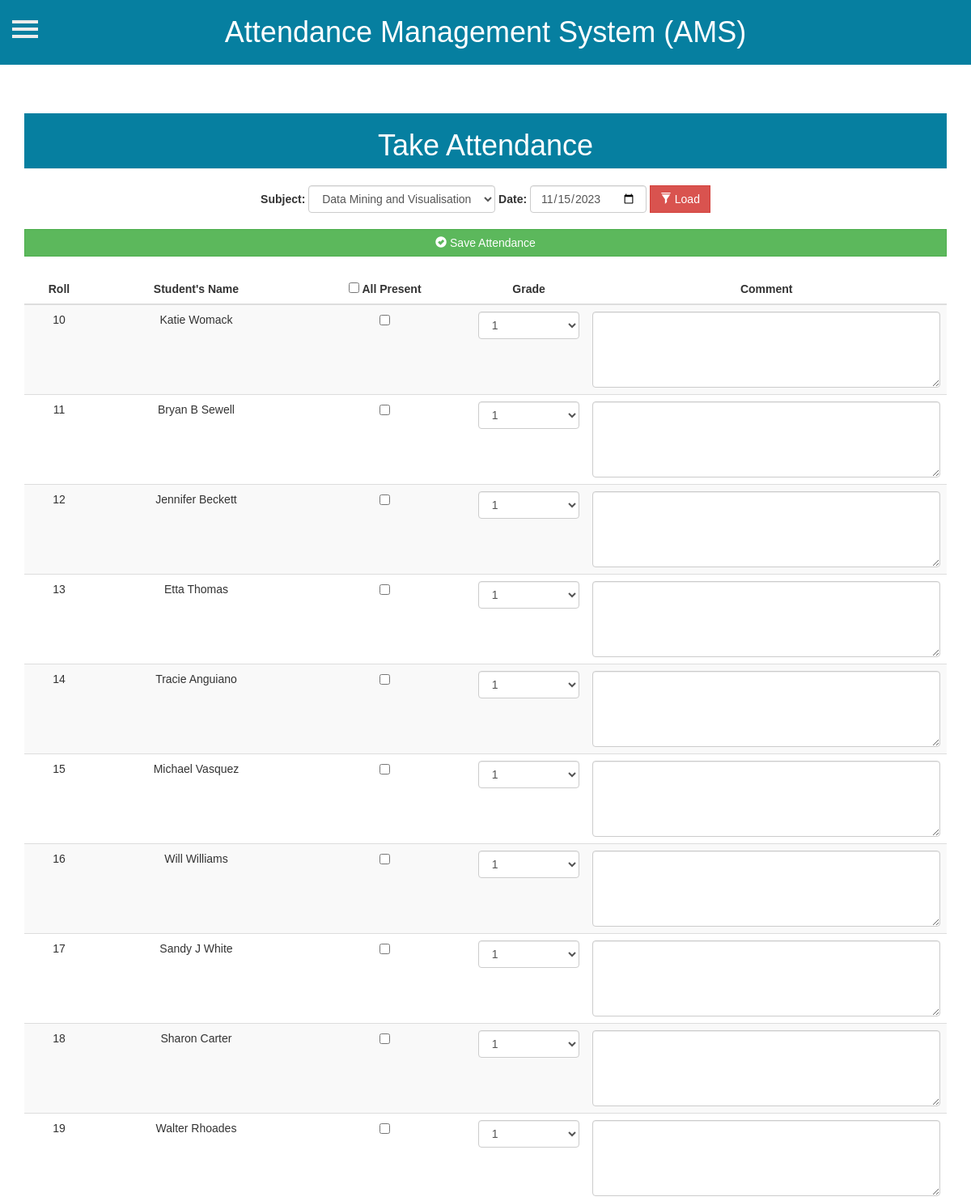
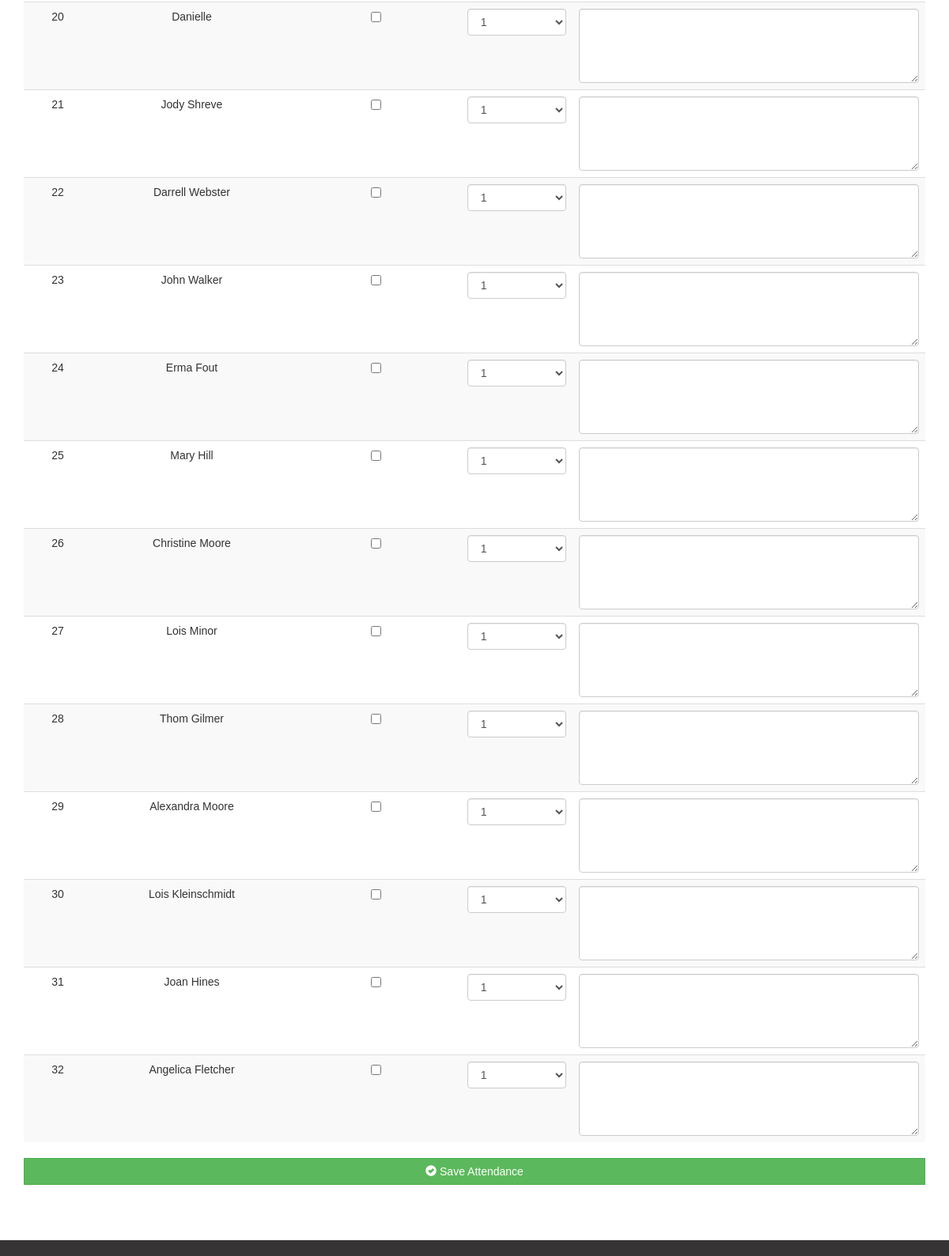
/Supervisor/index.php?subject=1&date=2023-11-15 (signed in), run on the app's committed database (2 pictures, top to bottom).
### tables this page shows
CREATE TABLE `student` (
  `sid` int(11) NOT NULL,
  `name` varchar(255) NOT NULL,
  `rollno` varchar(255) NOT NULL
);

### Supervisor/index.php (called while the page is built, shortened)
<?php include 'modules/header.php';?>
<?php include 'modules/content-container.php';?>
<?php include 'modules/footer.php';?>

### Supervisor/modules/attendance.php (the view, shortened to what this page needs)
<?php
	include 'config1.php';
	$updateFlag = 0;
?>
<div class="container">
  <div class="row ">
    <div class="col-md-12 col-lg-12">
			<h1 class="page-header">Take Attendance</h1>
		</div>
	</div>
	<div class="row text-center">
		<div class="col-md-12 col-lg-12">
			<form action="index.php" method="get" class="form-inline" id="subjectForm" data-toggle="validator">
				<div class="form-group">
					<label for="select" class="control-label">Subject:</label>
					<?php
						$query_subject = "SELECT subject.name, subject.id from subject
						INNER JOIN user_subject WHERE user_subject.id = subject.id AND user_subject.uid = {$_SESSION['uid']}  ORDER BY subject.name";
						$sub=$conn->query($query_subject);
						$rsub=$sub->fetchAll(PDO::FETCH_ASSOC);
						echo "<select name='subject' class='form-control' required='required'>";
						for($i = 0; $i<count($rsub); $i++)
						{
							if ($_GET['subject'] == $rsub[$i]['id']) {
								echo"<option value='". $rsub[$i]['id']."' selected='selected'>".$rsub[$i]['name']."</option>";
							}
							else {
								echo"<option value='". $rsub[$i]['id']."'>".$rsub[$i]['name']."</option>";
							}
						}
						echo"</select>";
					?>
				</div>
				<div class="form-group" data-provide="datepicker">
					<label for="select" class="control-label">Date:</label>
					<input type="date" class="form-control" name="date" value="<?php print isset($_GET['date']) ? $_GET['date'] : ''; ?>" required>
				</div>
				<button type="submit" class="btn btn-danger" style='border-radius:0%;' name="sbt_stn"><i class="glyphicon glyphicon-filter"></i> Load</button>
			</form>
			<?php
				if(isset($_GET['date']) && isset($_GET['subject'])) :
			?>
			<?php
				$todayTime = time();
				$submittedDate = strtotime($_GET['date']);
				if ($submittedDate <= $todayTime) :
			?>
			<form action="index.php" method="post">
			<div class="margin-top-bottom-medium">
				<button type="submit" class="btn btn-success btn-block" style='border-radius:0%;' name="sbt_top"><i class="glyphicon glyphicon-ok-sign"></i> Save Attendance</button>
			</div>
			<table class="table table-striped table-hover">
    <thead>
        <tr>
            <th class="text-center">Roll</th>
            <th class="text-center">Student's Name</th>
            <th class="text-center"><input type="checkbox" class="chk-head" /> All Present</th>
            <th class="text-center">Grade</th>
            <th class="text-center">Comment</th>
        </tr>
    </thead>
    <tbody>
        <?php
        $dat = $_GET['date'];
        $ddate = strtotime($dat);
        $sub = $_GET['subject'];
        $que = "SELECT sid, aid, ispresent  from attendance  WHERE date  =$ddate
                AND id=$sub ORDER BY sid";
        $ret = $conn->query($que);
        $attData = $ret->fetchAll(PDO::FETCH_ASSOC);
        if (count($attData)) {
            $updateFlag = 1;
        } else {
            $updateFlag = 0;
        }
        $qu = "SELECT student.sid, student.name, student.rollno from student INNER JOIN student_subject WHERE student.sid = student_subject.sid AND student_subject.id  = {$_GET['subject']}  ORDER BY student.sid";
        $stu = $conn->query($qu);
        $rstu = $stu->fetchAll(PDO::FETCH_ASSOC);
        for ($i = 0; $i < count($rstu); $i++) {
            echo "<tr>";
            if ($updateFlag) {
                echo "<td>" . $rstu[$i]['rollno'] . "<input type='hidden' name='st_sid[]' value='" . $rstu[$i]['sid'] . "'>" . "<input type='hidden' name='att_id[]' value='" . $attData[$i]['aid'] . "'></td>";
                echo "<td>" . $rstu[$i]['name'] . "</td>";
                if (($rstu[$i]['sid'] ==  $attData[$i]['sid']) && ($attData[$i]['ispresent'])) {
                    echo "<td><input class='chk-present' checked type='checkbox' name='chbox[]' value='" . $rstu[$i]['sid'] . "'></td>";
                } else {
                    echo "<td><input class='chk-present' type='checkbox' name='chbox[]' value='" . $rstu[$i]['sid'] . "'></td>";
                }
            } else {
                echo "<td>" . $rstu[$i]['rollno'] . "<input type='hidden' name='st_sid[]' value='" . $rstu[$i]['sid'] . "'></td>";
                echo "<td>" . $rstu[$i]['name'] . "</td>";
                echo "<td><input class='chk-present' type='checkbox' name='chbox[]' value='" . $rstu[$i]['sid'] . "'></td>";
            }
            echo "<td>";
            echo "<select name='grade[]' class='form-control'>";
            echo "<option value='1'>1</option>";
            echo "</select>";
            echo "</td>";
            echo "<td>";
            echo "<textarea name='comment[]' class='form-control' rows='4'></textarea>";
            echo "</td>";
            echo "</tr>";
        }
        ?>
    </tbody>
</table>
			<button type="submit" class="btn btn-success btn-block" style='border-radius:0%;' name="sbt_top"><i class="glyphicon glyphicon-ok-sign"></i> Save Attendance</button>
			</form>
			<?php
				endif;
			?>
			<?php endif;?>
		</div>
	</div>
</div>

### Supervisor/modules/header.php (shortened to what this page needs)
<!DOCTYPE html>
<html>
  <head>
    <link href="css/bootstrap.min.css" rel="stylesheet">
		<link href="css/style.css" rel="stylesheet">
  </head>
  <body>
  	<div id="wrapper">
    <h1>Attendance Management System (AMS)</h1>

### Supervisor/modules/content-container.php (shortened to what this page needs)
<div id="page-content-wrapper">
	<button type="button" class="hamburger is-closed animated fadeInLeft" data-toggle="offcanvas">
		<span class="hamb-top"></span>
		<span class="hamb-middle"></span>
		<span class="hamb-bottom"></span>
	</button>
		<div class="container">
			<div class="row">
			<?php
				if (isset($_POST['student'])) {
					include 'modules/studentdata.php';
				}
				else {
					if (isset($_SESSION['islogin']) && $_SESSION['islogin'] == 1) {
						if (isset($_GET['page'])) {
							$page = $_GET['page'];
							switch ($page) {
								case 'dashboard':
								case 'reports':
								case 'logout':
								case 'help':
								case 'studentinfo':
									include 'modules/'.$page.'.php';
									break;
								default:
									include 'modules/attendance.php';
									break;
							}
						}
						else {
							include 'modules/attendance.php';
						}
					}
				}
				?>
			</div>
		</div>
</div>

### Supervisor/modules/footer.php (shortened to what this page needs)
</div>
		<footer id="footer">
		</footer>
  </body>
</html>

### Supervisor/css/style.css (style rules this page uses)
* { font-family: Verdana, Geneva, Tahoma, sans-serif; }
#wrapper { margin-bottom: 90px; padding-left: 0; -webkit-transition: all 0.5s ease; -moz-transition: all 0.5s ease; -o-transition: all 0.5s ease; transition: all 0.5s ease; }
#page-content-wrapper { width: 100%; padding-top: 10px; }
.hamburger { position: fixed; top: 20px; z-index: 999; display: block; width: 32px; height: 32px; margin-left: 15px; background: transparent; border: none; }
.hamburger.is-closed:before { content: ""; display: block; width: 100px; font-size: 14px; color: #fff; line-height: 32px; text-align: center; opacity: 0; -webkit-transform: translate3d(0, 0, 0); -webkit-transition: all 0.35s ease-in-out; }
.hamburger.is-closed .hamb-top, .hamburger.is-closed .hamb-middle, .hamburger.is-closed .hamb-bottom, .hamburger.is-open .hamb-top, .hamburger.is-open .hamb-middle, .hamburger.is-open .hamb-bottom { position: absolute; left: 0; height: 4px; width: 100%; }
.hamburger.is-closed .hamb-top, .hamburger.is-closed .hamb-middle, .hamburger.is-closed .hamb-bottom { background-color: #ececec; }
.hamburger.is-closed .hamb-top { top: 5px; -webkit-transition: all 0.35s ease-in-out; }
.hamburger.is-closed .hamb-middle { top: 50%; margin-top: -2px; }
.hamburger.is-closed .hamb-bottom { bottom: 5px; -webkit-transition: all 0.35s ease-in-out; }
.margin-top-bottom-medium { margin: 20px 0; }

### Supervisor/modules/header.php (style rules this page uses)
h1 { margin-top:0; padding: 20px; background-color: #067fa0; color:white; text-align: center; }

### Supervisor/modules/footer.php (style rules this page uses)
footer { position: fixed; bottom: 0; background-color: #373435; width: 100%; text-align: center; color: #fff; padding-bottom: 10px; }

### data on the page
student: rollno "10", name "Katie Womack"
student: rollno "11", name "Bryan B Sewell"
student: rollno "12", name "Jennifer Beckett"
student: rollno "13", name "Etta Thomas"
student: rollno "14", name "Tracie Anguiano"
student: rollno "15", name "Michael Vasquez"
student: rollno "16", name "Will Williams"
student: rollno "17", name "Sandy J White"
student: rollno "18", name "Sharon Carter"
student: rollno "19", name "Walter Rhoades"
student: rollno "20", name "Danielle"
student: rollno "21", name "Jody Shreve"
student: rollno "22", name "Darrell Webster"
student: rollno "23", name "John Walker"
student: rollno "24", name "Erma Fout"
student: rollno "25", name "Mary Hill"
student: rollno "26", name "Christine Moore"
student: rollno "27", name "Lois Minor"
student: rollno "28", name "Thom Gilmer"
student: rollno "29", name "Alexandra Moore"
student: rollno "30", name "Lois Kleinschmidt"
student: rollno "31", name "Joan Hines"
student: rollno "32", name "Angelica Fletcher"

### other printed values
form field subject "Data Mining and Visualisation"
